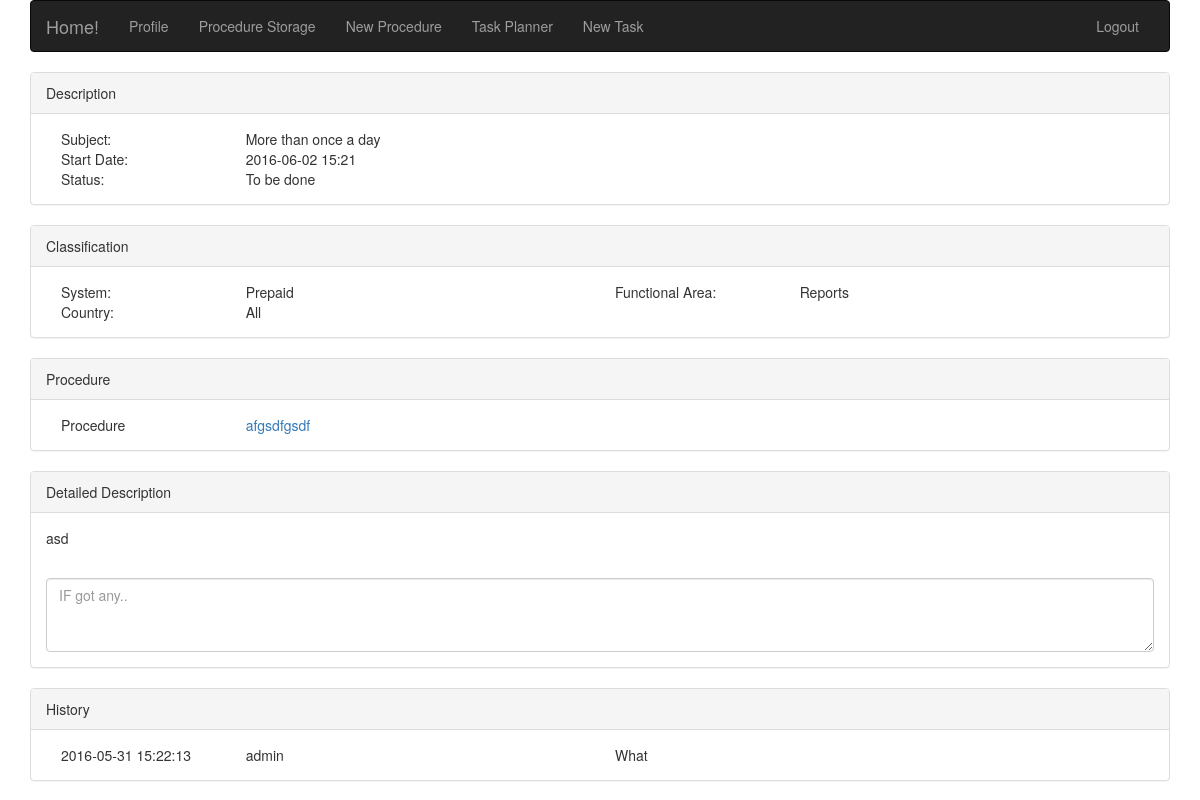
The page /task.php?taskid=1 (signed in) on the database as committed earlier.
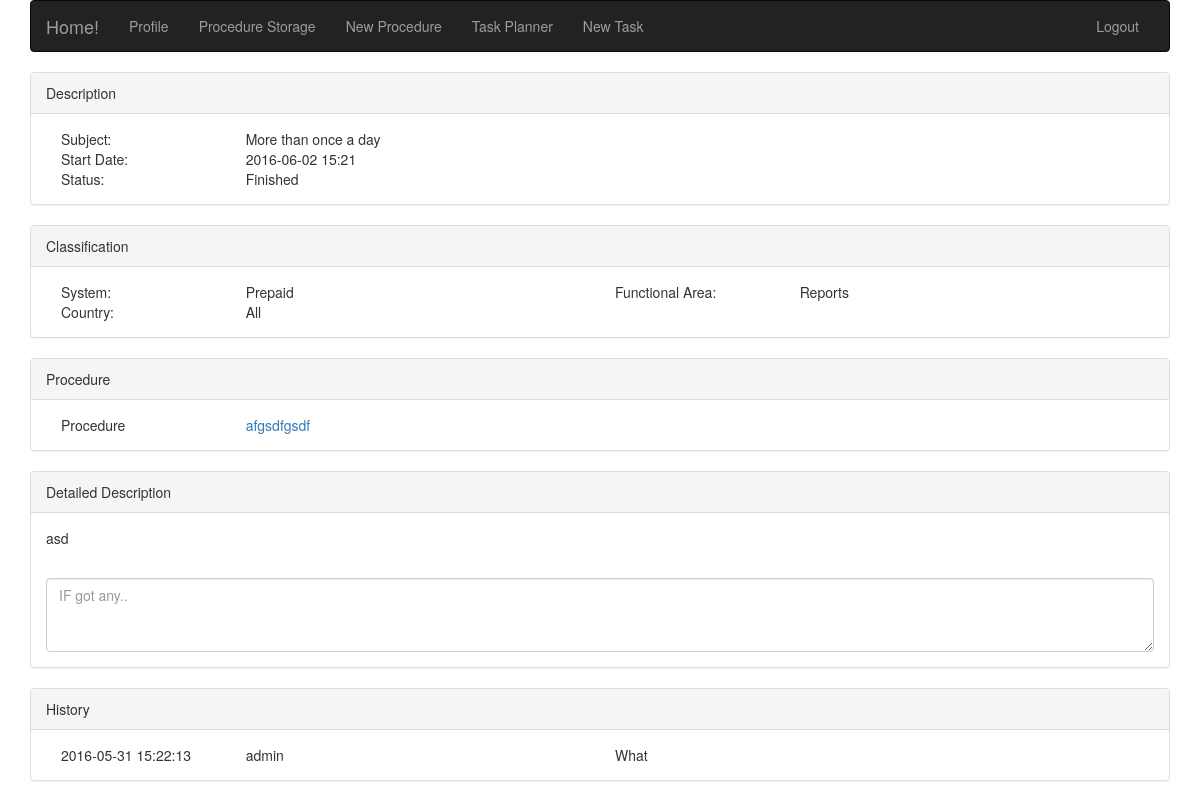
The same page on the database as committed later.
### tables this page shows
CREATE TABLE IF NOT EXISTS `tasklist` (
  `tasklistid` int(11) NOT NULL,
  `taskid` int(11) NOT NULL,
  `taskname` varchar(250) NOT NULL,
  `tlistfulldate` date NOT NULL,
  `tlisttime` time NOT NULL,
  `tlistsystem` int(11) NOT NULL,
  `tlistcountry` int(11) NOT NULL,
  `tlistfuncarea` int(11) NOT NULL,
  `tliststate` int(11) NOT NULL,
  `tlistprocedure` int(11) NOT NULL,
  `tlistdescription` text NOT NULL,
  `tlistcreatedate` datetime NOT NULL,
  `tlistcreatename` varchar(20) NOT NULL,
  `tlistcreatestate` int(11) NOT NULL
);

CREATE TABLE IF NOT EXISTS `taskstate` (
  `taskstateid` int(11) NOT NULL,
  `taskstate` varchar(50) NOT NULL
);

CREATE TABLE IF NOT EXISTS `classsystem` (
  `ClassSysID` int(11) NOT NULL,
  `ClassSysName` varchar(50) NOT NULL
);

CREATE TABLE IF NOT EXISTS `classfuncarea` (
  `ClassFuncID` int(11) NOT NULL,
  `ClassFuncName` varchar(50) NOT NULL
);

CREATE TABLE IF NOT EXISTS `classcountry` (
  `ClassCountryID` int(11) NOT NULL,
  `ClassCountryName` varchar(50) NOT NULL,
  `ClassCountryPic` blob NOT NULL
);

CREATE TABLE IF NOT EXISTS `procedures` (
  `ProcID` int(11) NOT NULL,
  `ProcTitle` varchar(250) NOT NULL,
  `ProcSystem` int(11) NOT NULL,
  `ProcCountry` int(11) NOT NULL,
  `ProcFuncArea` int(11) NOT NULL,
  `ProcDescript` text NOT NULL,
  `ProcDependecies` text NOT NULL,
  `ProcAccess` text NOT NULL,
  `ProcDescription` text NOT NULL,
  `ProcTroubleshooting` text NOT NULL,
  `ProcImpact` text NOT NULL
);

### adds/queries.php (called while the page is built, shortened)
<?php
	$link = mysqli_connect(DB_HOST, DB_USER, DB_PASS, DB_NAME)or die("Cannot Connect");
    function selectTask($taskid){
        global $link;
        $sql="SELECT
                TL.taskname,
                CONCAT(TL.tlistfulldate,'  ', TIME_FORMAT(TL.tlisttime, '%H:%i')),
                TS.taskstate,
                CS.ClassSysName,
                CF.classfuncname,
                CC.ClassCountryName,
                P.proctitle,
                TL.tlistprocedure,
                TL.tlistdescription,
                TL.tlistcreatedate,
                TL.tlistcreatename
                FROM tasklist TL, classcountry CC, classfuncarea CF, classsystem CS, taskstate TS, procedures P
                WHERE
                    TL.tlistsystem = CS.classsysid
                    AND
                    TL.tlistcountry = CC.classcountryid
                    AND
                    TL.tlistfuncarea = CF.classfuncid
                    AND
                    TL.tliststate = TS.taskstateid
                    AND
                    TL.tlistprocedure = P.procid
                    AND
                    TL.tasklistid = '$taskid'";
            if (mysqli_query($link, $sql)) {
                    return(mysqli_fetch_all($link->query($sql)));
                } else {
                    echo "Error: " . $sql . "<br>" . mysqli_error($link);
                }
    }
?>

### task.php (the view, shortened to what this page needs)
<html lang="en">
<head>
	<link rel="stylesheet" type="text/css" href="/root/PS/css/bootstrap.css">
	<link rel="stylesheet" type="text/css" href="/root/PS/css/my_style.css">
	<?php $taskid = $_GET['taskid']; ?>
</head>
<body>
	<?php
        include_once('./adds/queries.php');
    ?>
    <div class="container">
    	<?php include_once('navigation.php');
    		$selectTask = selectTask($taskid);
    		foreach ($selectTask as $key => $selectTaskItem) {
    			$taskname = $selectTaskItem[0];
    			$taskstartdate = $selectTaskItem[1];
    			$taskstate = $selectTaskItem[2];
    			$tasksystem = $selectTaskItem[3];
    			$taskfuncarea = $selectTaskItem[4];
    			$taskcountry = $selectTaskItem[5];
    			$taskproctitle = $selectTaskItem[6];
    			$taskprocid = $selectTaskItem[7];
    			$taskdescription = $selectTaskItem[8];
    			$taskcreatedate = $selectTaskItem[9];
    			$taskcreatename = $selectTaskItem[10];
    		}
    	?>
    	<div class="panel panel-default">
    		<div class="panel-heading">Description</div>
    		<div class="panel-body">
    			<div class="col-sm-2">Subject: </div>
    			<div class="col-sm-10"><?php echo $taskname ?></div>
    			<div class="col-sm-2">Start Date: </div>
    			<siv class="col-sm-10"><?php echo $taskstartdate ?></siv>
    			<div class="col-sm-2">Status:  </div>
    			<siv class="col-sm-10"><?php echo $taskstate ?></siv>
    		</div>
    	</div>
    	<div class="panel panel-default">
    		<div class="panel-heading">Classification</div>
    		<div class="panel-body">
    			<div class="col-sm-2">System: </div>
    			<div class="col-sm-4"><?php echo $tasksystem ?></div>
    			<div class="col-sm-2">Functional Area: </div>
    			<div class="col-sm-4"><?php echo $taskfuncarea ?></div>
    			<div class="col-sm-2">Country: </div>
    			<div class="col-sm-10"><?php echo $taskcountry ?></div>
    		</div>
    	</div>
    	<div class="panel panel-default">
    		<div class="panel-heading">Procedure</div>
    		<div class="panel-body">
    			<div class="col-sm-2">Procedure</div>
    			<div class="col-sm-10"><?php echo '<a href="procedure.php?procID='.$taskprocid.'&procName='.$taskproctitle.'" target="_blank">'.$taskproctitle.'</a>' ?></div>
    		</div>
    	</div>
    	<div class="panel panel-default">
    		<div class="panel-heading">Detailed Description</div>
    		<div class="panel-body"><?php echo $taskdescription ?></div>
    		<div class="panel-body">
    			<textarea class="form-control" rows="3" placeholder="IF got any.."></textarea>
    		</div>
    	</div>
    	<div class="panel panel-default">
    		<div class="panel-heading">History</div>
    		<div class="panel-body">
    			<div class="col-sm-2"><?php echo $taskcreatedate ?></div>
    			<div class="col-sm-4"><?php echo $taskcreatename ?></div>
    			<div class="col-sm-4">What</div>
    		</div>
    	</div>
    </div>
</body>
</html>

### navigation.php (shortened to what this page needs)
<nav class="navbar navbar-inverse">
	<div class="container-fluid">
		<div class="navbar-header">
			<a class="navbar-brand" href="/root/PS/index.php">Home!</a>
		</div>
		<div class="collapse navbar-collapse" id="bs-example-navbar-collapse-9">
			<ul class="nav navbar-nav">
				<?php if(ISSET($_SESSION['myusername'])){ ?>
				<li class="<?php echo ($_SERVER['PHP_SELF'] == '/root/PS/profile.php' ? ' active' : '');?>"><a href="/root/PS/profile.php">Profile</a></li>
				<?php } ?>
				<li class="<?php echo ($_SERVER['PHP_SELF'] == '/root/PS/procedure_list.php' ? ' active' : '');?>"><a href="/root/PS/procedure_list.php">Procedure Storage</a></li>
				<li class="<?php echo ($_SERVER['PHP_SELF'] == '/root/PS/new_proc.php' ? ' active' : '');?>"><a href="/root/PS/new_proc.php">New Procedure</a></li>
				<li class="<?php echo ($_SERVER['PHP_SELF'] == '/root/PS/showtasks.php' ? ' active' : '');?>"><a href="/root/PS/showtasks.php">Task Planner</a></li>
				<li class="<?php echo ($_SERVER['PHP_SELF'] == '/root/PS/new_task.php' ? ' active' : '');?>"><a href="/root/PS/new_task.php">New Task</a></li>
			</ul>
			<ul class="nav navbar-nav navbar-right">
				<?php
					if(empty($_SESSION['myusername']) || empty($_SESSION['mypassword'])){
				?>
						<li data-toggle="modal" data-target="#myModal"><a href="#">Login</a></li>
				<?php
					}else{
				?>
						<li><a href="/root/PS/logout.php">Logout</a></li>
				<?php
					}
				?>
			</ul>
		</div>
	</div>
</nav>

### css/my_style.css (style rules this page uses)
html { overflow-y: scroll !important; }

Rows that differ between the two databases and show on the page:
changed tasklist "More than once a day": taskstate.taskstate "To be done" → "Finished"
